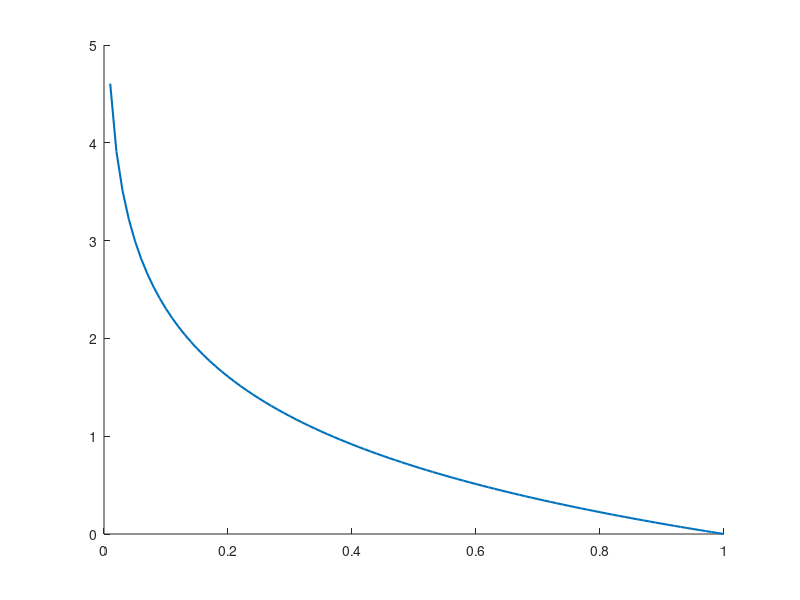

The MATLAB script that drew this image: (Note: this script raises an error after producing the figure.)
clc,clear,close all

p = 0.01:0.01:1;
crossEntropy = -log(p);
focalLoss = @(p,gamma) -(1-p).^gamma.*log(p);

figure("Color","w")
hold(gca,"on")
LineWidth = 1.5;
plot(p,crossEntropy,"LineWidth",LineWidth,"DisplayName","BCE")
plot(p,focalLoss(p,0.5),"LineWidth",LineWidth,"DisplayName","$\gamma$ = "+num2str(0.5))
plot(p,focalLoss(p,1),"LineWidth",LineWidth,"DisplayName","$\gamma$ = "+num2str(1))
plot(p,focalLoss(p,2),"LineWidth",LineWidth,"DisplayName","$\gamma$ = "+num2str(2))
plot(p,focalLoss(p,5),"LineWidth",LineWidth,"DisplayName","$\gamma$ = "+num2str(5))
xlabel("Probability of ground truth class")
ylabel("Loss")
legend("Interpreter","latex")